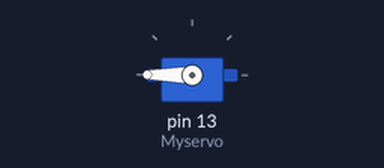
This sketch was run on a simulated Arduino Uno, built with avr-gcc and run on an emulated ATmega328P. Shown: servo.

Above: at 0.05 s.
At 0.65 s:
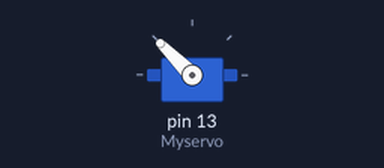
At 1.25 s:
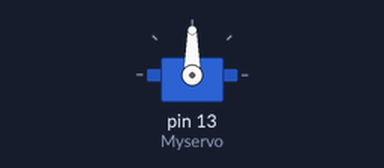
At 2.5 s:
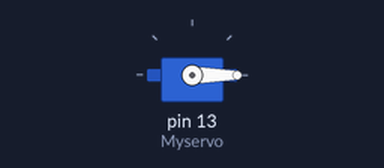
Timing chart, 0 to 5.8 s (numbered marks = the images above):
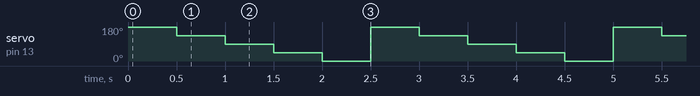

Measured:
- by itself, servo on pin 13 (Myservo): repeats every 2.5 s: 90° 0.50 s, 45° 0.50 s, 0° 0.50 s, 180° 0.50 s, 135° 0.50 s

The sketch:

servo_test.ino
```cpp
#include<Servo.h>

Servo Myservo;

void setup()
{
Myservo.attach(13);
}


void scan_surroundings(){
  Myservo.write(180);

  delay(500);


  Myservo.write(135);

  delay(500);

  Myservo.write(90);

  delay(500);


  Myservo.write(45);

  delay(500);

  Myservo.write(0);

  delay(500);

}

void loop(){
  scan_surroundings();
}
```
